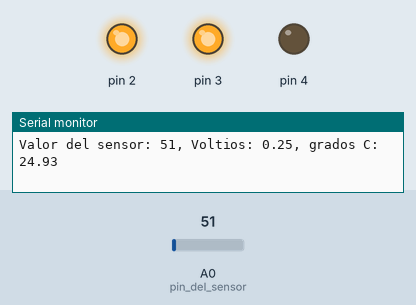
Simulated run of this sketch. Board: Arduino Uno, built with avr-gcc and run on an emulated ATmega328P. On the bench: output pins drawn as LEDs (lit = HIGH), the last lines printed to the serial monitor. Inputs (shaded band) come from the test bench; at power-on: A0 (pin_del_sensor) = 51.

Above: at 1.2 s.
1.3 s: A0 (pin_del_sensor) set to 47
At 2.4 s:
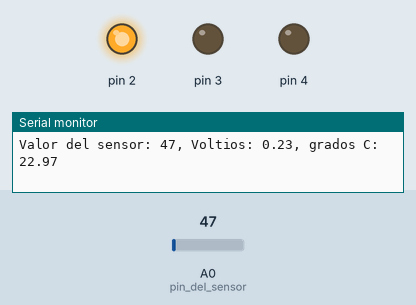
2.8 s: A0 (pin_del_sensor) set to 30
At 4.0 s:
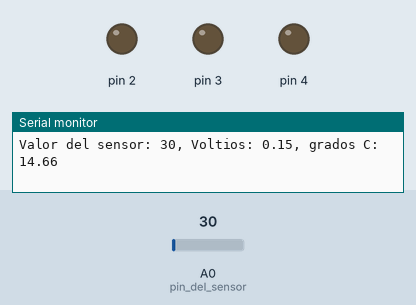
4.3 s: A0 (pin_del_sensor) set to 61
At 5.0 s:
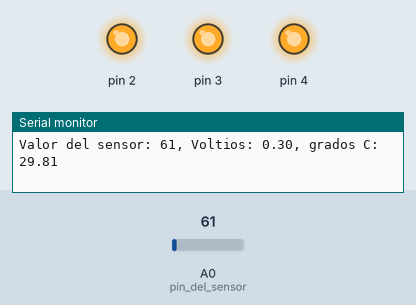
5.8 s: A0 (pin_del_sensor) set to 15
At 6.8 s:
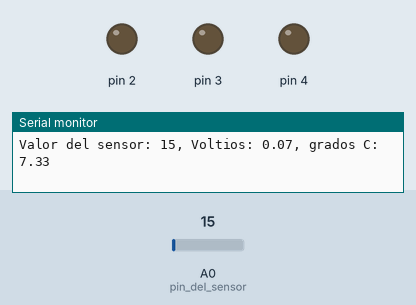
7.3 s: A0 (pin_del_sensor) set to 71
At 8.7 s:
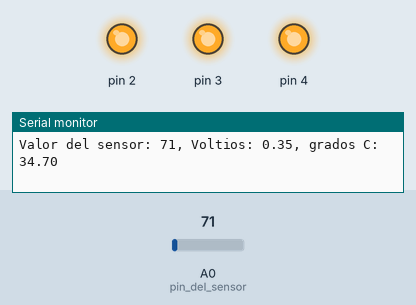
Timing chart, 0 to 9.9 s (numbered marks = the images above; inputs shaded):
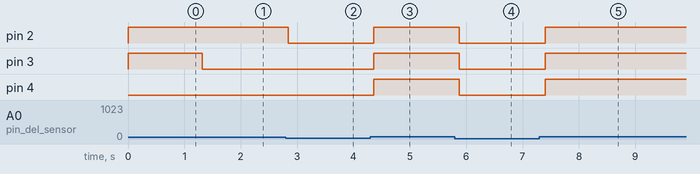

Measured:
- the behaviour switches between 50 and 49 on A0 (pin_del_sensor) (found by bisection; images 0 and 1)
- after the input at 1.3 s, pin 3: HIGH → LOW at once
- after the input at 2.8 s, pin 2: HIGH → LOW at once
- after the input at 4.3 s, pin 2–4: LOW → HIGH after 0.06 s
- after the input at 5.8 s, pin 2–4: HIGH → LOW after 0.08 s
- after the input at 7.3 s, pin 2–4: LOW → HIGH after 0.10 s

The sketch:

02_01_sensor_temperatura.ino
```cpp
#include "arduino_secrets.h"

const int pin_del_sensor = A0;
const float temperatura_de_referencia = 20.0;  // valor fijo, NO calibraciÃ³n

void setup() {
  Serial.begin(9600); // abrir el puerto serie

  for (int numeroPin = 2; numeroPin < 5; numeroPin++) {
    pinMode(numeroPin, OUTPUT);
    digitalWrite(numeroPin, LOW);
  }
}

void loop() {
  int valor_del_sensor = analogRead(pin_del_sensor);

  Serial.print("Valor del sensor: ");
  Serial.print(valor_del_sensor);

  // convertir la lectura ADC a tensiÃ³n
  float tension = (valor_del_sensor / 1023.0) * 5.0;

  Serial.print(", Voltios: ");
  Serial.print(tension);
  Serial.print(", grados C: ");

  // convertir la tensiÃ³n en temperatura (LM35: 10mV por grado)
  float temperatura = tension * 100.0;

  Serial.println(temperatura);

  if (temperatura < temperatura_de_referencia) {
    digitalWrite(2, LOW);
    digitalWrite(3, LOW);
    digitalWrite(4, LOW);

  } else if (temperatura >= temperatura_de_referencia + 2 &&
             temperatura < temperatura_de_referencia + 4) {
    digitalWrite(2, HIGH);
    digitalWrite(3, LOW);
    digitalWrite(4, LOW);

  } else if (temperatura >= temperatura_de_referencia + 4 &&
             temperatura < temperatura_de_referencia + 6) {
    digitalWrite(2, HIGH);
    digitalWrite(3, HIGH);
    digitalWrite(4, LOW);

  } else if (temperatura >= temperatura_de_referencia + 6) {
    digitalWrite(2, HIGH);
    digitalWrite(3, HIGH);
    digitalWrite(4, HIGH);
  }

  delay(100);
}
```

arduino_secrets.h
```cpp

```
